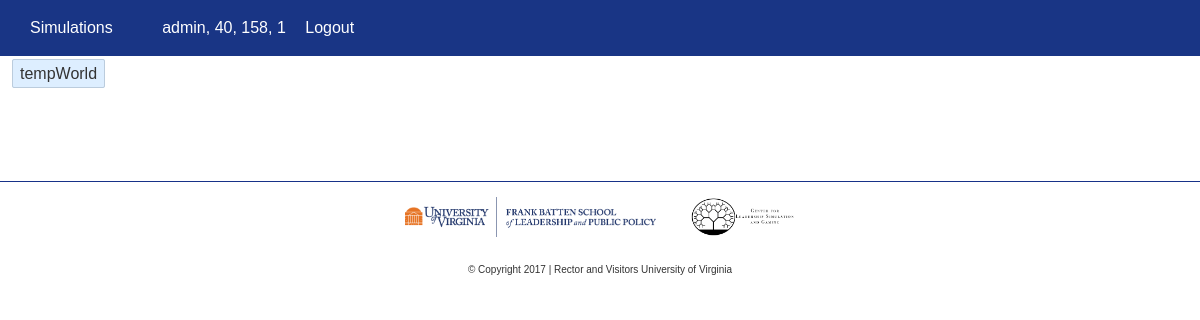
Screenshot of /newsfeed/ (signed in) with the database file from the repository.
### NewsHub/models.py (models this page shows, shortened)
@python_2_unicode_compatible
class UserClass(AbstractUser):
    world = models.CharField(max_length=10, choices=get_worlds_list())
    role = models.CharField(max_length=10, choices=get_roles_list())
    country = models.CharField(max_length=10, choices=get_country_list())
    allowed_games = MultiSelectField(choices=get_games_list())

@python_2_unicode_compatible
class WorldData(models.Model):
    world_name = models.CharField(max_length=64)
    slug = models.SlugField(max_length=64)
    running = models.BooleanField(default=False)
    lastday = models.IntegerField(default=0)
    class Meta:
        managed = True
        db_table = 'WorldData'
        verbose_name_plural = "world data"
    def __str__(self):
        return self.world_name

### NewsHub/views.py (the view)
# urls.py: url(r'^newsfeed/$', newsfeed, name='newsfeed'),
def newsfeed(request):
    worlds = WorldData.objects.order_by('world_name')
    if request.user.is_authenticated:
        url_string = 'NewsFeed/newsfeed.html'
    else:
        url_string = 'registration/login.html'
    return render(request,
                  url_string,
                  {
                      "worlds": worlds,
                  }
                  )

### templates/NewsFeed/newsfeed.html (shortened to what this page needs)
{% extends "NewsFeed/../base.html" %}
{% load staticfiles %}
{% block content %}
    <ul class="worlds">
        {% for world in worlds %}
            <li class="world-link"
                data-world-id="{{ world.id }}">{{ world }}</li>
        {% empty %}
            <p class="empty">No worlds defined. May make some in the <a
                    href="{% url 'admin:index' %}">admin</a>?
            </p>
        {% endfor %}
    </ul>
{% endblock %}

### templates/base.html (shortened to what this page needs)
<!DOCTYPE html>
{% load staticfiles %}
<html lang="en">
<head>
    <link rel="stylesheet"
          href="https://maxcdn.bootstrapcdn.com/bootstrap/3.3.7/css/bootstrap.min.css"
>
    <link rel="stylesheet" href="{% static '/css/main.css' %}" type="text/css"
          media="screen">
    <link rel="stylesheet"
          href="https://maxcdn.bootstrapcdn.com/font-awesome/4.7.0/css/font-awesome.min.css">
</head>
<body>
<div id="wrapper">
    <div id="header">
        <div>
            <span class="col text-left link-action">
                <a href="{% url 'home' %}">Simulations</a>
            </span>
            <span class="col text-right link-action">
                {% if user.is_authenticated %}
                    {{ user.username }}, {{ user.world }},
                    {{ user.country }}, {{ user.role }}
                    <a href="{% url 'logout' %}"
                       style="visibility: visible">Logout</a>
                {% else %}
                    <a href="{% url 'login' %}"
                       style="visibility: visible">Login</a>
                {% endif %}
            </span>
        </div>
    </div>
    <div id="content">
        {% block content %}{% endblock %}
    </div>
    <div id="footer">
        <ul>
            <a href="https://batten.virginia.edu/">
                <img src="{% static 'img/batten-logo.png' %}"
                     alt="[Batten Logo]">
            </a>
        </ul>
        <ul>
            <a href="https://batten.virginia.edu/clsg">
                <img src="{% static 'img/clsg-logo.png' %}" alt="[CLSG Logo]">
            </a>
        </ul>
        <div class="text-center">
            <p class="copyright">© Copyright
                | Rector and Visitors
                University of Virginia
            </p>
        </div>
    </div>
</div>
</body>
</html>

### static/css/main.css (style rules this page uses)
html, body, div, span, applet, object, iframe, h1, h2, h3, h4, h5, h6, p, blockquote, pre, a, abbr, acronym, address, big, cite, code, del, dfn, em, img, ins, kbd, q, s, samp, small, strike, strong, sub, sup, tt, var, b, u, i, center, dl, dt, dd, ol, ul, li, fieldset, form, label, legend, table, caption, tbody, tfoot, thead, tr, th, td, article, aside, canvas, details, embed, figure, figcaption, footer, header, hgroup, menu, nav, output, ruby, section, summary, time, mark, audio, video { margin: 0px 0px 0px 0px; padding: 0; border: 0; font-size: 100%; font: inherit; vertical-align: baseline; }
html { height: 100%; min-width: 400px; }
body { line-height: 1; font-family: "Avenir Next", sans-serif; }
ol, ul { list-style: none; }
p { margin: 1em 0 2em 0; }
div { display: block; }
.worlds li { padding: 5px 7px; background: #def; display: inline; margin: 5px 2px; border: 1px solid #bcd; border-radius: 2px; cursor: pointer; }
.copyright { font-size: 10px; }
.link-action, .link-action a, .link-action a:hover, .link-action a:active { margin: 0px 15px 0px 15px; text-decoration: none; color: #FFFFFF; }
#wrapper { min-height: 100%; height: 100%; position: relative; }
#header { padding: 20px 0; background: #193585; color: #fff; }
#content { padding: 10px 10px 100px; }
#footer { position: absolute; bottom: 0; width: 100%; height: 0px; background: #FFFFFF; text-align: center; border-top: 1px solid #173288; }
#footer ul { display: inline-block; }
#footer img { max-height: 70px; padding: 15px; }

### rows the page displays
UserClass: username "admin", world "40", country "158", role "1"
WorldData: world_name "tempWorld"
